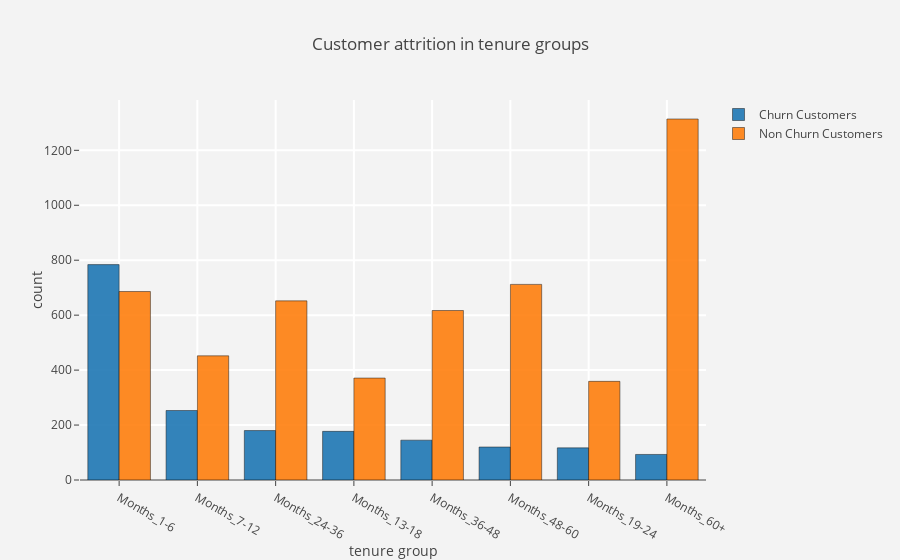

This figure's notebook cell:
### Code cell
#cusomer attrition in tenure groups
tg_ch  =  churn["tenure_group"].value_counts().reset_index()
tg_ch.columns  = ["tenure_group","count"]
tg_nch =  not_churn["tenure_group"].value_counts().reset_index()
tg_nch.columns = ["tenure_group","count"]

#bar - churn
trace1 = go.Bar(x = tg_ch["tenure_group"]  , y = tg_ch["count"],
                name = "Churn Customers",
                marker = dict(line = dict(width = .5,color = "black")),
                opacity = .9)

#bar - not churn
trace2 = go.Bar(x = tg_nch["tenure_group"] , y = tg_nch["count"],
                name = "Non Churn Customers",
                marker = dict(line = dict(width = .5,color = "black")),
                opacity = .9)

layout = go.Layout(dict(title = "Customer attrition in tenure groups",
                        plot_bgcolor  = "rgb(243,243,243)",
                        paper_bgcolor = "rgb(243,243,243)",
                        xaxis = dict(gridcolor = 'rgb(255, 255, 255)',
                                     title = "tenure group",
                                     zerolinewidth=1,ticklen=5,gridwidth=2),
                        yaxis = dict(gridcolor = 'rgb(255, 255, 255)',
                                     title = "count",
                                     zerolinewidth=1,ticklen=5,gridwidth=2),
                       )
                  )
data = [trace1,trace2]
fig  = go.Figure(data=data,layout=layout)
py.iplot(fig)

### Figure 1 — Plotly figure (JSON) as saved in the notebook; plotly's stock layout.template omitted (floating-point values rounded to 4 significant figures)
{"data": [{"marker": {"line": {"color": "black", "width": 0.5}}, "name": "Churn Customers", "opacity": 0.9, "type": "bar", "uid": "827cb500-6da4-420f-ac24-7ea43f945e81", "x": ["Months_1-6", "Months_7-12", "Months_24-36", "Months_13-18", "Months_36-48", "Months_48-60", "Months_19-24", "Months_60+"], "y": [784, 253, 180, 177, 145, 120, 117, 93]}, {"marker": {"line": {"color": "black", "width": 0.5}}, "name": "Non Churn Customers", "opacity": 0.9, "type": "bar", "uid": "769a0e02-d933-46a7-90b8-83d4c81adc8b", "x": ["Months_60+", "Months_48-60", "Months_1-6", "Months_24-36", "Months_36-48", "Months_7-12", "Months_13-18", "Months_19-24"], "y": [1314, 712, 686, 652, 617, 452, 371, 359]}], "layout": {"paper_bgcolor": "rgb(243,243,243)", "plot_bgcolor": "rgb(243,243,243)", "title": {"text": "Customer attrition in tenure groups"}, "xaxis": {"gridcolor": "rgb(255, 255, 255)", "gridwidth": 2, "ticklen": 5, "title": {"text": "tenure group"}, "zerolinewidth": 1}, "yaxis": {"gridcolor": "rgb(255, 255, 255)", "gridwidth": 2, "ticklen": 5, "title": {"text": "count"}, "zerolinewidth": 1}}}
